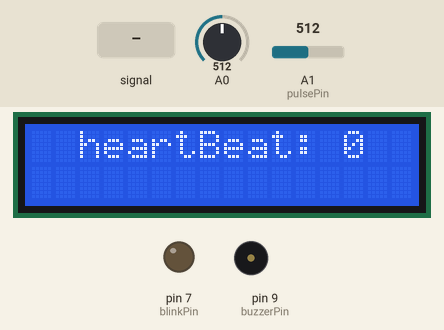
The sketch below on a simulated Arduino Uno, built with avr-gcc and run on an emulated ATmega328P. Shown: 16×2 character LCD, output pins drawn as LEDs (lit = HIGH), buzzer (waves = sounding). Inputs (shaded band) come from the test bench; at power-on: A1 (pulsePin) = 512, A0 = 512. Pins used as bus, display or sensor lines are not drawn; what the sketch prints to the serial monitor is not drawn.

Above: at 6.3 s.
6.4 s: A1 (pulsePin) fed a 2 Hz sine of ±306 counts around its level
At 9.6 s:
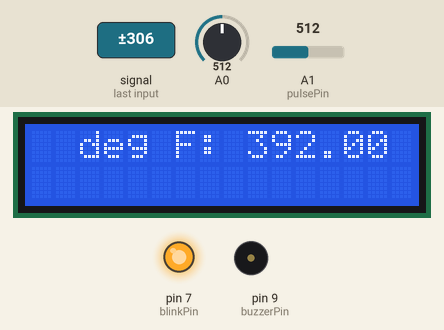
9.7 s: A1 (pulsePin) set to 716
At 11.0 s:
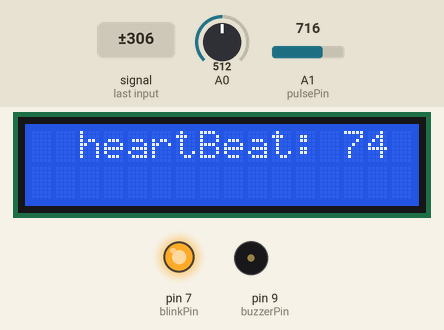
11.7 s: A0 set to 306
At 14.0 s:
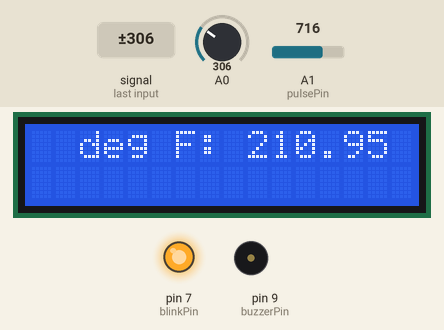
14.7 s: A1 (pulsePin) fed a 200 Hz sine of ±81 counts around its level
At 20.1 s:
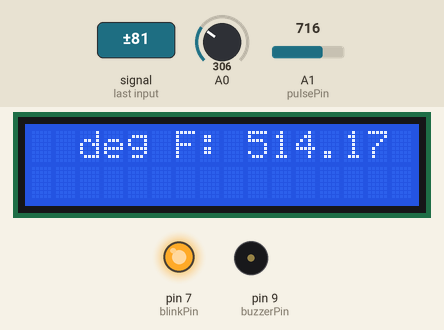
20.8 s: A0 set to 240
At 22.2 s:
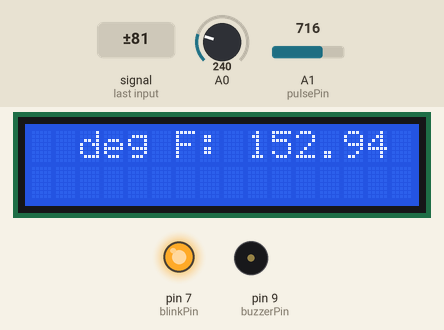
22.9 s: A1 (pulsePin) set to 900
At 29.9 s:
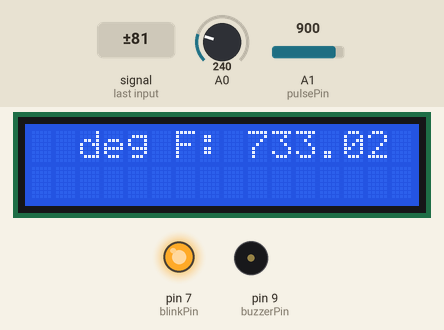
Timing chart, 0 to 31.4 s (numbered marks = the images above; inputs shaded):
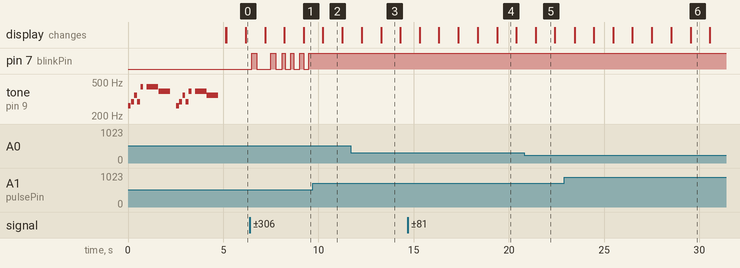

The sketch:

PulseSensorAmped_Arduino_1dot2.ino
```cpp
/*
>> Pulse Sensor Amped 1.2 <<
This code is for Pulse Sensor Amped by Joel Murphy and Yury Gitman
    www.pulsesensor.com
    >>> Pulse Sensor purple wire goes to Analog Pin 0 <<<
Pulse Sensor sample aquisition and processing happens in the background via Timer 2 interrupt. 2mS sample rate.
PWM on pins 3 and 11 will not work when using this code, because we are using Timer 2!
The following variables are automatically updated:
Signal :    int that holds the analog signal data straight from the sensor. updated every 2mS.
IBI  :      int that holds the time interval between beats. 2mS resolution.
BPM  :      int that holds the heart rate value, derived every beat, from averaging previous 10 IBI values.
QS  :       boolean that is made true whenever Pulse is found and BPM is updated. User must reset.
Pulse :     boolean that is true when a heartbeat is sensed then false in time with pin13 LED going out.

This code is designed with output serial data to Processing sketch "PulseSensorAmped_Processing-xx"
The Processing sketch is a simple data visualizer.
All the work to find the heartbeat and determine the heartrate happens in the code below.
Pin 13 LED will blink with heartbeat.
If you want to use pin 13 for something else, adjust the interrupt handler
It will also fade an LED on pin fadePin with every beat. Put an LED and series resistor from fadePin to GND.
Check here for detailed code walkthrough:
http://pulsesensor.myshopify.com/pages/pulse-sensor-amped-arduino-v1dot1

Code Version 1.2 by Joel Murphy & Yury Gitman  Spring 2013
This update fixes the firstBeat and secondBeat flag usage so that realistic BPM is reported.

*/
#include <LiquidCrystal.h>
#include <NewTone.h>


//  VARIABLES
int pulsePin = 1;                 // Pulse Sensor purple wire connected to analog pin 0
int blinkPin = 7;                // pin to blink led at each beat
int fadePin = 5;                  // pin to do fancy classy fading blink at each beat
int fadeRate = 0;                 // used to fade LED on with PWM on fadePin


// these variables are volatile because they are used during the interrupt service routine!
volatile int BPM;                   // used to hold the pulse rate
volatile int Signal;                // holds the incoming raw data
volatile int IBI = 600;             // holds the time between beats, must be seeded!
volatile boolean Pulse = false;     // true when pulse wave is high, false when it's low
volatile boolean QS = false;        // becomes true when Arduoino finds a beat.

//LCD Shit

LiquidCrystal lcd(12,11,5,4,3,2);

//Temperture Sensor Variables
float degreesF;
const int temperaturePin = 0; //temperature sensor

//Buffer Alarm Variables
const int buzzerPin = 9; //buzzer
const int songLength = 18; //buzzer
char notes[] = "cdfda ag cdfdg gf "; // a space represents a rest
int beats[] = {1,1,1,1,1,1,4,4,2,1,1,1,1,1,1,4,4,2};
int tempo = 150;


void setup(){
  //Calling the heartbeat setup
  heartBeatSetUp();
    Serial.begin(9600); // temperature sensor

  buzzerSetup();

     //LCD
   lcd.begin(16, 2);
   lcd.clear();
}


void loop(){

  heartBeatLoop();
  tempertureLoop();
  lcd.setCursor(0,0);

   lcd.clear();
  lcd.print("  heartBeat: ");
  lcd.print(BPM);

   delay(1000);

}


////////////////////////////////////////////////////////////////////////////////////////

//Loop and SetUp functions

////////////////////////////////////////////////////////////////////////////////////////
void heartBeatSetUp(){
   pinMode(blinkPin,OUTPUT);         // pin that will blink to your heartbeat!
  pinMode(fadePin,OUTPUT);          // pin that will fade to your heartbeat!
  Serial.begin(115200);             // we agree to talk fast!
  interruptSetup();                 // sets up to read Pulse Sensor signal every 2mS
   // UN-COMMENT THE NEXT LINE IF YOU ARE POWERING The Pulse Sensor AT LOW VOLTAGE,
   // AND APPLY THAT VOLTAGE TO THE A-REF PIN
   //analogReference(EXTERNAL);

}

void heartBeatLoop(){
    sendDataToProcessing('S', Signal);     // send Processing the raw Pulse Sensor data
  if (QS == true){                       // Quantified Self flag is true when arduino finds a heartbeat
        fadeRate = 255;                  // Set 'fadeRate' Variable to 255 to fade LED with pulse
        sendDataToProcessing('B',BPM);   // send heart rate with a 'B' prefix
        sendDataToProcessing('Q',IBI);   // send time between beats with a 'Q' prefix
        QS = false;                      // reset the Quantified Self flag for next time
     }


  ledFadeToBeat();

  delay(20);       //  take a break
}

void tempertureLoop(){
  lcd.setCursor(1,0);

   float voltage, degreesC;// degreesF;

  voltage = getVoltage(temperaturePin);

  degreesC = (voltage - 0.5) * 100.0;

  degreesF = degreesC * (9.0/5.0) + 32.0;

  Serial.print("voltage: ");
  Serial.print(voltage);
  Serial.print("  deg C: ");
  Serial.print(degreesC);
  Serial.print("  deg F: ");
  Serial.println(degreesF);
  lcd.clear();
  lcd.print("  deg F: ");
  lcd.print(degreesF);

 //  lcd.setCursor(0,1);

 // lcd.print("I am awesome!");

  // These statements will print lines of data like this:
  // "voltage: 0.73 deg C: 22.75 deg F: 72.96"

  // Note that all of the above statements are "print", except
  // for the last one, which is "println". "Print" will output
  // text to the SAME LINE, similar to building a sentence
  // out of words. "Println" will insert a "carriage return"
  // character at the end of whatever it prints, moving down
  // to the NEXT line.

  delay(1000); // repeat once per second (change as you wish!)

}

////////////////////////////////////////////////////////////////////////////////////////

//HeartBeat Functions

////////////////////////////////////////////////////////////////////////////////////////

void ledFadeToBeat(){
    fadeRate -= 15;                         //  set LED fade value
    fadeRate = constrain(fadeRate,0,255);   //  keep LED fade value from going into negative numbers!
    analogWrite(fadePin,fadeRate);          //  fade LED
  }


void sendDataToProcessing(char symbol, int data ){
    Serial.print(symbol);                // symbol prefix tells Processing what type of data is coming
    Serial.println(data);                // the data to send culminating in a carriage return
  }


///////////////////////////////////////////////////////////////////////

//Buzzer Functions

///////////////////////////////////////////////////////////////////////
void buzzerSetup(){

  pinMode(buzzerPin, OUTPUT);//BUZZER

  int i, duration;

  for (i = 0; i < songLength; i++) // step through the song arrays
  {
    duration = beats[i] * tempo;  // length of note/rest in ms

    if (notes[i] == ' ')          // is this a rest?
    {
      delay(duration);            // then pause for a moment
    }
    else                          // otherwise, play the note
    {
      NewTone(buzzerPin, frequency(notes[i]), duration);
      delay(duration);            // wait for tone to finish
    }
    delay(tempo/10);              // brief pause between notes
  }

}

int frequency (char note)
{

  int i;
  const int numNotes = 8;  // number of notes we're storing

  // The following arrays hold the note characters and their
  // corresponding frequencies. The last "C" note is uppercase
  // to separate it from the first lowercase "c". If you want to
  // add more notes, you'll need to use unique characters.

  // For the "char" (character) type, we put single characters
  // in single quotes.
   lcd.setCursor(0,1);
   lcd.print("   Wake Up!");

  char names[] = { 'c', 'd', 'e', 'f', 'g', 'a', 'b', 'C' };
  int frequencies[] = {262, 294, 330, 349, 392, 440, 494, 523};

  // Now we'll search through the letters in the array, and if
  // we find it, we'll return the frequency for that note.

  for (i = 0; i < numNotes; i++)  // Step through the notes
  {
    if (names[i] == note)         // Is this the one?
    {
      return(frequencies[i]);     // Yes! Return the frequency
    }
  }
  return(0);  // We looked through everything and didn't find it,
              // but we still need to return a value, so return 0.

}

float getVoltage(int pin)
{
  return (analogRead(pin) * 0.004882814);

}
```

Interrupt.ino
```cpp
volatile int rate[10];                    // array to hold last ten IBI values
volatile unsigned long sampleCounter = 0;          // used to determine pulse timing
volatile unsigned long lastBeatTime = 0;           // used to find IBI
volatile int P =512;                      // used to find peak in pulse wave, seeded
volatile int T = 512;                     // used to find trough in pulse wave, seeded
volatile int thresh = 512;                // used to find instant moment of heart beat, seeded
volatile int amp = 100;                   // used to hold amplitude of pulse waveform, seeded
volatile boolean firstBeat = true;        // used to seed rate array so we startup with reasonable BPM
volatile boolean secondBeat = false;      // used to seed rate array so we startup with reasonable BPM


void interruptSetup(){
  // Initializes Timer2 to throw an interrupt every 2mS.
  TCCR2A = 0x02;     // DISABLE PWM ON DIGITAL PINS 3 AND 11, AND GO INTO CTC MODE
  TCCR2B = 0x06;     // DON'T FORCE COMPARE, 256 PRESCALER
  OCR2A = 0X7C;      // SET THE TOP OF THE COUNT TO 124 FOR 500Hz SAMPLE RATE
  TIMSK2 = 0x02;     // ENABLE INTERRUPT ON MATCH BETWEEN TIMER2 AND OCR2A
  sei();             // MAKE SURE GLOBAL INTERRUPTS ARE ENABLED
}


// THIS IS THE TIMER 2 INTERRUPT SERVICE ROUTINE.
// Timer 2 makes sure that we take a reading every 2 miliseconds
ISR(TIMER2_COMPA_vect){                         // triggered when Timer2 counts to 124
  cli();                                      // disable interrupts while we do this
  Signal = analogRead(pulsePin);              // read the Pulse Sensor
  sampleCounter += 2;                         // keep track of the time in mS with this variable
  int N = sampleCounter - lastBeatTime;       // monitor the time since the last beat to avoid noise

    //  find the peak and trough of the pulse wave
  if(Signal < thresh && N > (IBI/5)*3){       // avoid dichrotic noise by waiting 3/5 of last IBI
    if (Signal < T){                        // T is the trough
      T = Signal;                         // keep track of lowest point in pulse wave
    }
  }

  if(Signal > thresh && Signal > P){          // thresh condition helps avoid noise
    P = Signal;                             // P is the peak
  }                                        // keep track of highest point in pulse wave

  //  NOW IT'S TIME TO LOOK FOR THE HEART BEAT
  // signal surges up in value every time there is a pulse
  if (N > 250){                                   // avoid high frequency noise
    if ( (Signal > thresh) && (Pulse == false) && (N > (IBI/5)*3) ){
      Pulse = true;                               // set the Pulse flag when we think there is a pulse
      digitalWrite(blinkPin,HIGH);                // turn on pin 13 LED
      IBI = sampleCounter - lastBeatTime;         // measure time between beats in mS
      lastBeatTime = sampleCounter;               // keep track of time for next pulse

      if(secondBeat){                        // if this is the second beat, if secondBeat == TRUE
        secondBeat = false;                  // clear secondBeat flag
        for(int i=0; i<=9; i++){             // seed the running total to get a realisitic BPM at startup
          rate[i] = IBI;
        }
      }

      if(firstBeat){                         // if it's the first time we found a beat, if firstBeat == TRUE
        firstBeat = false;                   // clear firstBeat flag
        secondBeat = true;                   // set the second beat flag
        sei();                               // enable interrupts again
        return;                              // IBI value is unreliable so discard it
      }


      // keep a running total of the last 10 IBI values
      word runningTotal = 0;                  // clear the runningTotal variable

      for(int i=0; i<=8; i++){                // shift data in the rate array
        rate[i] = rate[i+1];                  // and drop the oldest IBI value
        runningTotal += rate[i];              // add up the 9 oldest IBI values
      }

      rate[9] = IBI;                          // add the latest IBI to the rate array
      runningTotal += rate[9];                // add the latest IBI to runningTotal
      runningTotal /= 10;                     // average the last 10 IBI values
      BPM = 60000/runningTotal;               // how many beats can fit into a minute? that's BPM!
      QS = true;                              // set Quantified Self flag
      // QS FLAG IS NOT CLEARED INSIDE THIS ISR
    }
  }

  if (Signal < thresh && Pulse == true){   // when the values are going down, the beat is over
    digitalWrite(blinkPin,LOW);            // turn off pin 13 LED
    Pulse = false;                         // reset the Pulse flag so we can do it again
    amp = P - T;                           // get amplitude of the pulse wave
    thresh = amp/2 + T;                    // set thresh at 50% of the amplitude
    P = thresh;                            // reset these for next time
    T = thresh;
  }

  if (N > 2500){                           // if 2.5 seconds go by without a beat
    thresh = 512;                          // set thresh default
    P = 512;                               // set P default
    T = 512;                               // set T default
    lastBeatTime = sampleCounter;          // bring the lastBeatTime up to date
    firstBeat = true;                      // set these to avoid noise
    secondBeat = false;                    // when we get the heartbeat back
  }

  sei();                                   // enable interrupts when youre done!
}// end isr
```

Measured:
- after the input at 6.4 s, pin 7 (blinkPin): LOW → HIGH after 0.10 s, → LOW 0.25 s later, → HIGH 0.75 s later, → LOW 0.25 s later, … (11 changes in this stretch); the display: first changes after 0.80 s (image 1 shows a later state)
- after the input at 9.7 s, pin 7 (blinkPin): stops changing and stays HIGH; the display: changes after 0.53 s (image 2)
- after the input at 11.7 s, the display: first differs from a run without the input after 1.6 s (image 3)
- after the input at 20.8 s, the display: changes after 0.62 s (image 5)
- what the display in image 2 shows lasts 1.1 s, from 10.2 s to 11.3 s
